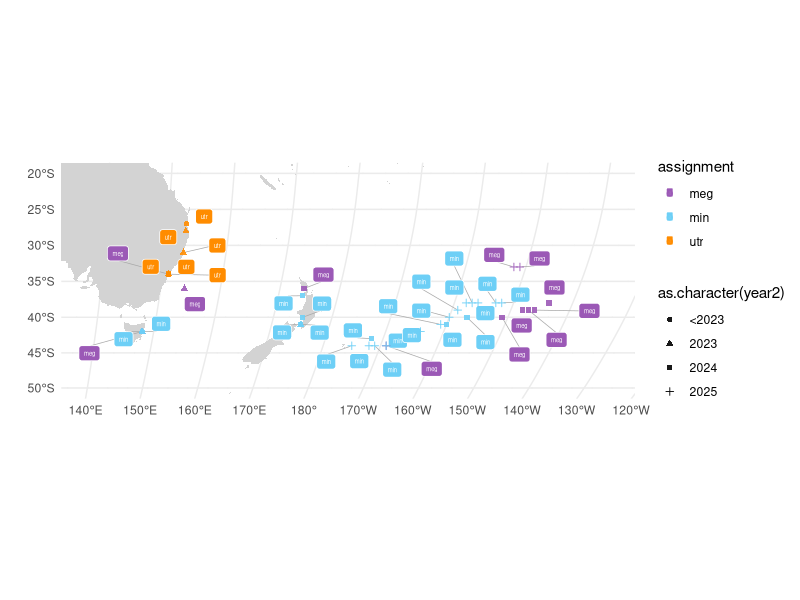

This figure's R source:
#!/usr/bin/env Rscript
# The open-ocean sampling map, the single panel assembled into
# figures/open_ocean_sampling.png.
#
# Extracted from the superseded R_code/PCA.qmd, which was dropped from the
# repository with the population-genomic analyses. Only the map is kept here:
# it reads no popgen output and shares nothing with the PCA and admixture
# sections of that notebook beyond the cluster assignments in data/subset.txt.
#
# Run from the repository root:  Rscript analysis/open_ocean_map.R
#
# Note on reproducibility: geom_label_repel places labels stochastically, so
# the seed below is what pins the output. Changing it moves the labels without
# changing the data.
#
# Samples are restricted to those that fall inside the plotted frame. The
# original chunk passed all 199 non-excluded samples to geom_label_repel and
# relied on ggrepel dropping the ones outside it; current ggrepel repels them
# to the frame edge instead, crowding the top of the plot with more than a
# hundred labels for specimens the figure is not about. Clipping to the frame
# explicitly makes the panel independent of that behaviour.
#
# 92 of the 199 samples fall inside the frame: meg 27, min 52, utr 13. All 92
# carry a cluster assignment, and none were collected in 2026, so the clipped
# panel has neither the NA assignment level nor the extra shape level that the
# unclipped version picks up. The three species left are exactly the three the
# figure caption names. See issue #54.

library(ggplot2)
library(dplyr)
library(tidyr)
library(sf)
library(rnaturalearth)
library(rnaturalearthdata)
library(ggrepel)

set.seed(10012)

# Species assignment colours. Carried over verbatim from PCA.qmd, including the
# two trailing values that no name is assigned to.
cols <- c("dark cyan","dark orange","dark red","#9B59B6","#6DCFF6","dark blue","dodgerblue2")
names(cols) <- c("phy","utr","B2","meg","min")

# Sequenced specimens, with collection date and coordinates.
sample_info <- read.delim("data/sample_ids.tsv", header = TRUE, stringsAsFactors = FALSE) %>%
  mutate(year = as.numeric(gsub(".*/(.*)", "\\1", date_collected)),
         month = as.numeric(gsub("(.*)/.*/.*", "\\1", date_collected))) %>%
  separate(lat_long, into = c("latitude", "longitude"), sep = ", ") %>%
  mutate(latitude = as.numeric(latitude), longitude = as.numeric(longitude)) %>%
  filter(status != "excluded")

# Genomic cluster assignments, recoded to species abbreviations.
assignments <- read.delim("data/subset.txt", header = FALSE, sep = " ", stringsAsFactors = FALSE) %>%
  rename(ID = V1, cluster = V2) %>%
  mutate(cluster = recode(cluster, "A" = "phy", "B1" = "utr", "C1" = "meg", "C2" = "min"))

sample_info <- sample_info %>% left_join(., assignments, by = "ID")

# Robinson projection centred on the South Pacific, with the antimeridian broken
# so the basemap does not smear across the frame.
LeftBound <- 110
world <- ne_countries(scale = "medium", returnclass = "sf") %>% st_set_crs(4326)
robinson <- paste("+proj=robin +lon_0=", LeftBound, " +x_0=0 +y_0=0 +datum=WGS84 +units=m +no_defs", sep = "")
world2 <- world %>% st_break_antimeridian(lon_0 = LeftBound) %>% st_transform(crs = robinson)

# One point per rounded coordinate, cluster and collection period.
sample_info_tally <- sample_info %>%
  mutate(latitude = round(latitude, 0), longitude = round(longitude, 0),
         year2 = ifelse(year < 2023, "<2023", year)) %>%
  group_by(latitude, longitude, cluster, year2) %>% tally()

transpoint <- st_as_sf(sample_info_tally, coords = c("longitude", "latitude"), crs = 4326)
dtran <- st_transform(transpoint, robinson)

spac_lon_range <- c(140, -140)
spac_lat_range <- c(-50, -20)

bbox_ll <- st_bbox(c(
  xmin = spac_lon_range[1],
  xmax = spac_lon_range[2],
  ymin = spac_lat_range[1],
  ymax = spac_lat_range[2]
), crs = st_crs(4326)) %>% st_as_sfc()
bbox_proj <- st_transform(bbox_ll, crs = robinson)
bbox_coords <- st_bbox(bbox_proj)
xlims <- c(bbox_coords$xmin, bbox_coords$xmax)
ylims <- c(bbox_coords$ymin, bbox_coords$ymax)

# Clip to the plotted frame. Doing this on the projected coordinates rather
# than on raw latitude/longitude means the kept points are exactly the ones
# coord_sf will show, including across the antimeridian.
frame_xy <- st_coordinates(dtran)
inside <- frame_xy[, 1] >= xlims[1] & frame_xy[, 1] <= xlims[2] &
          frame_xy[, 2] >= ylims[1] & frame_xy[, 2] <= ylims[2]
cat(sprintf("%d of %d sampling points fall inside the frame; %d clipped\n",
            sum(inside), nrow(dtran), sum(!inside)))
dtran <- dtran[inside, ]

theme_set(theme_minimal())
g1 <- ggplot(data = world2) + geom_sf(fill = "light gray", colour = NA) +
  coord_sf(xlim = xlims, ylim = ylims) +
  geom_label_repel(data = dtran, aes(geometry = geometry, label = cluster, fill = cluster),
                   stat = "sf_coordinates", color = "white",
                   size = 1.5, max.overlaps = 100, box.padding = 0.35,
                   segment.color = "dark gray", segment.size = 0.25) +
  geom_point(data = dtran, aes(geometry = geometry, color = cluster, shape = as.character(year2)),
             size = 1.5, alpha = 0.9, stat = "sf_coordinates") +
  scale_x_continuous(breaks = c(120,130,140,150,160,170,180,-170,-160,-150,-140,-130,-120,-110,-100)) +
  scale_fill_manual(values = cols, "assignment") +
  scale_color_manual(values = cols, "assignment") +
  xlab("") + ylab("")

dir.create("figures/panels", showWarnings = FALSE, recursive = TRUE)
output_file <- "figures/panels/SPacific_sampling_assignments.pdf"
pdf(file = output_file, height = 4, width = 8)
print(g1)
dev.off()
cat("Plot saved to:", output_file, "\n")
